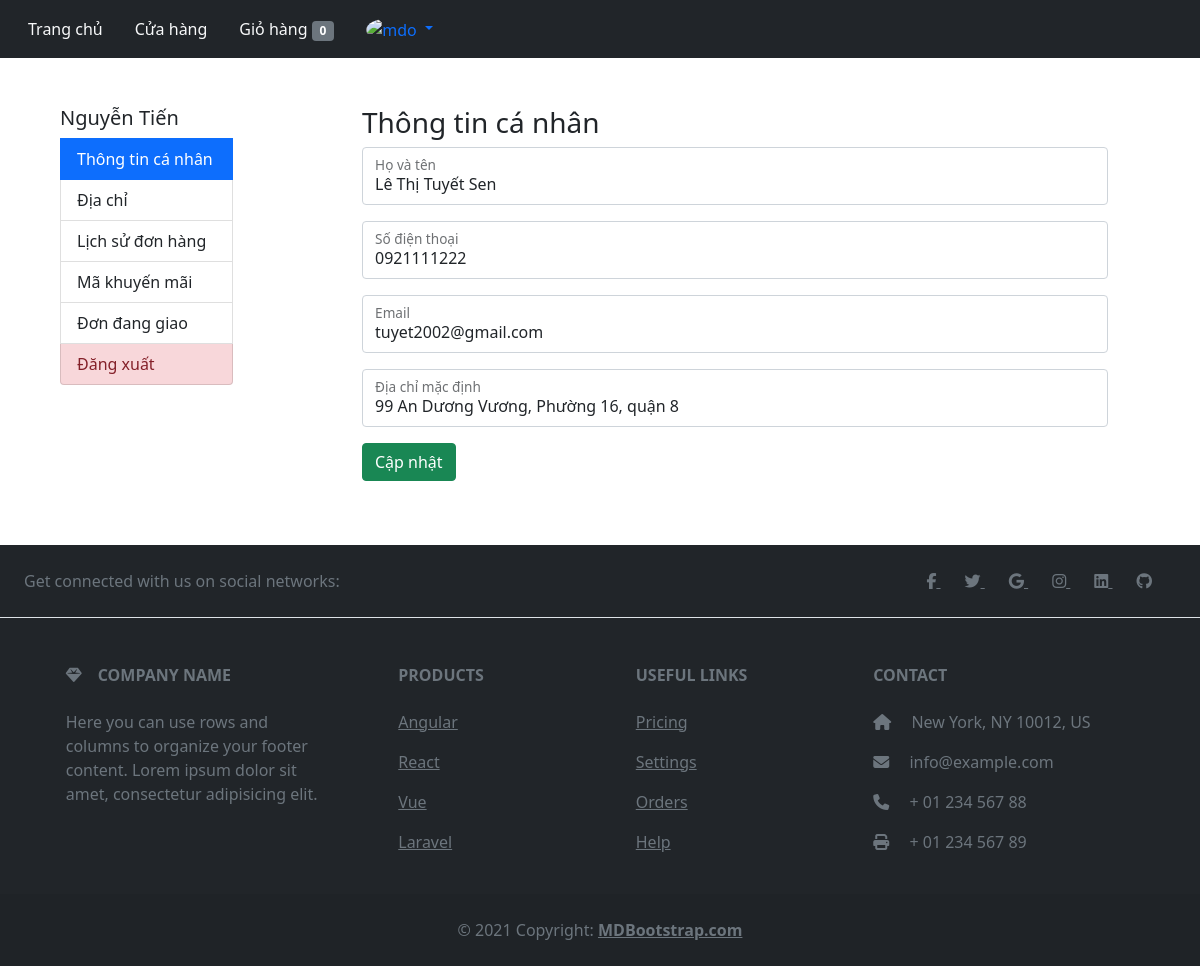
Page /user/canhan.php (signed in) on the earlier database version.
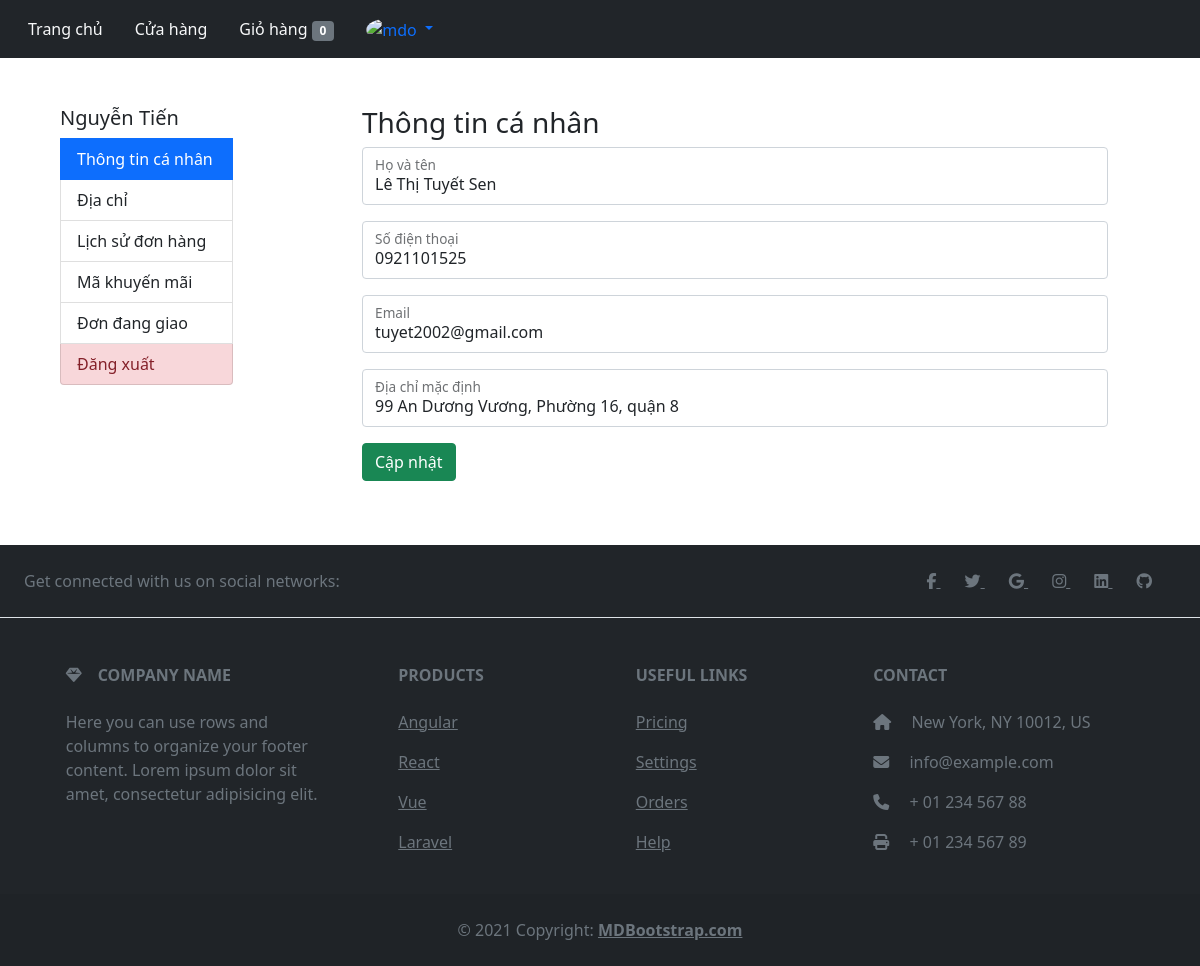
Same page on the later database version.
### tables this page shows
CREATE TABLE `taikhoan` (
  `id` int(11) NOT NULL,
  `fullname` varchar(30) NOT NULL,
  `email` varchar(50) NOT NULL,
  `password` varchar(20) NOT NULL,
  `phone` varchar(11) NOT NULL,
  `address` varchar(100) NOT NULL,
  `status` tinyint(1) NOT NULL
);

### query.php (called while the page is built, shortened)
<?php
function connection(){
    $conn = mysqli_connect(HOST, USERNAME, PASSWORD, DATABASE);
    return $conn;
}
function executeSingleResult($sql) {
	$conn = connection();
	$result = mysqli_query($conn, $sql);
	$row    = null;
	if ($result != null) {
		$row = mysqli_fetch_array($result, 1);
	}
	return $row;
}
?>

### user/canhan.php (the view, shortened to what the changed rows need)
<!DOCTYPE html>
<html lang="en">
<head>
    <link href="https://cdn.jsdelivr.net/npm/bootstrap@5.0.2/dist/css/bootstrap.min.css" rel="stylesheet">
</head>
<body>
    <div style="display: flex; width:90%; margin:3rem auto 3rem auto; justify-content: space-between;">
        <div id="manhinh" style="width:75%;">
            <form style="padding:0 2rem" class="ttcanhan" id="ttcanhan1113">
                <?php
                require_once('../query.php');
                if ( isset($_GET['id']) ) {
                    $id = $_GET['id'];
                }else $id= $_SESSION['iduser'];
                    $sql = "SELECT * FROM taikhoan WHERE id=$id";
                    $result = executeSingleResult($sql);
                    echo ' <h3>Thông tin cá nhân</h3>
                <div class="form-floating mb-3">
                    <input type="email" class="form-control" id="hotencanhan" value="' . $result['fullname'] . '" placeholder="name@example.com">
                    <label for="floatingInput">Họ và tên</label>
                </div>
                <div class="form-floating mb-3">
                    <input type="text" class="form-control" id="sdtcanhan" value="' . $result['phone'] . '" placeholder="name@example.com">
                    <label for="floatingInput">Số điện thoại</label>
                </div>
                <div class="form-floating mb-3">
                    <input type="email" class="form-control" id="emailcanhan" value="' . $result['email'] . '" placeholder="name@example.com">
                    <label for="floatingInput">Email</label>
                </div>
                <div class="form-floating mb-3">
                    <input type="text" class="form-control" id="diachicanhan" value="' . $result['address'] . '" placeholder="name@example.com">
                    <label for="floatingInput">Địa chỉ mặc định</label>
                </div>
                <div class="form-floating mb-3">
                    <button type="button" class="btn btn-success" onclick="updateInfo(' . $_SESSION['iduser'] . ')">Cập nhật</button>
                </div>';
                ?>
            </form>
        </div>
    </div>
</body>
</html>

Differences in the rows shown:
changed taikhoan "Lê Thị Tuyết Sen": phone "0921111222" → "0921101525"
